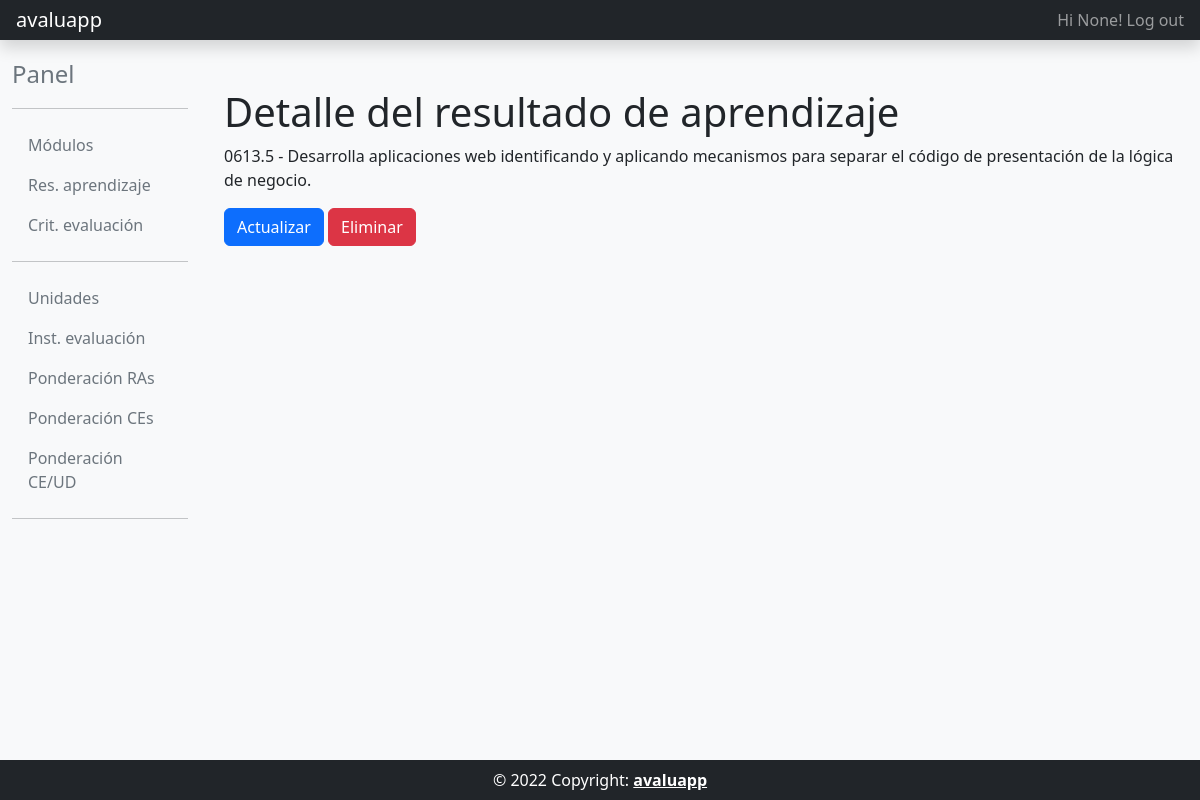
Page /ra_detail/1/ (signed in) on the committed database.
### usuarios/models.py (models this page shows, shortened)
class MyUser(AbstractBaseUser, PermissionsMixin):
    username = models.CharField(max_length=33, null=True)
    email = models.EmailField(_('email address'), unique=True)
    activo = models.BooleanField(default=False)
    create_date = models.DateTimeField(auto_now_add=True)
    update_date = models.DateTimeField(auto_now=True)
    is_staff = models.BooleanField(default=False)
    is_active = models.BooleanField(default=True)
    USERNAME_FIELD = 'email'
    REQUIRED_FIELDS = []
    objects = MyUserManager()
    class Meta:
        verbose_name = 'Usuario'
        verbose_name_plural = 'Usuarios'

### core/models.py (models this page shows, shortened)
class ResAprendizaje(models.Model):
    modulo = models.ForeignKey(Modulo, on_delete=models.PROTECT, verbose_name="Módulo")
    codigo = models.CharField(max_length = 10, verbose_name="Código")
    descripcion = models.TextField(verbose_name="Descripción")
    class Meta:
        unique_together = ["modulo", "codigo"]
        verbose_name = 'Resultado Aprendizaje'
        verbose_name_plural = 'Resultados Aprendizaje'
        ordering = ['codigo']

### core/views.py (the view)
# urls.py: path('ra_detail/<int:pk>/', core_views.RADetailView.as_view(), name='ra_detail'),
class RADetailView(DecoratorsMixin, DetailView):
    model = ResAprendizaje
    template_name = 'core/ra_detail.html'

### common/mixins.py (called while the page is built)
    @method_decorator(login_required)
    def dispatch(self, request, *args, **kwargs):
        return super().dispatch(request, *args, **kwargs)

### templates/core/ra_detail.html
{% extends "common/base_intranet.html" %}
{% block main_content %}
<h1>Detalle del resultado de aprendizaje</h1>
<p>
    {{object.codigo}} - {{object.descripcion|safe}}
</p>
<a class="btn btn-primary" href="/ra_update/{{object.id}}"> Actualizar </a>
<a class="btn btn-danger" href="/ra_delete/{{object.id}}"> Eliminar </a>
{% endblock main_content %}

### templates/common/header_website.html (shortened to what this page needs)
<header class="navbar navbar-dark sticky-top bg-dark flex-md-nowrap p-0 shadow">
  <a class="navbar-brand col-md-3 col-lg-2 px-3 ml-5" href="/">avaluapp</a>
  <div class="navbar-nav">
    <div class="nav-item text-nowrap d-flex">
      {% if user.is_authenticated %}
        <a class="nav-link px-3" href="{% url 'account_logout' %}"">Hi {{ request.user.username }}! Log out</a>
      {% else %}
        <a class="nav-link px-3" href="{% url 'account_login' %}"">Log in</a>
      {% endif %}
    </div>
  </div>
</header>

### rows in the picture
MyUser: user.username "None"
ResAprendizaje: codigo "0613.5", descripcion "Desarrolla aplicaciones web identificando y aplicando mecanismos para separar el código de presentación de la lógica de negocio."
